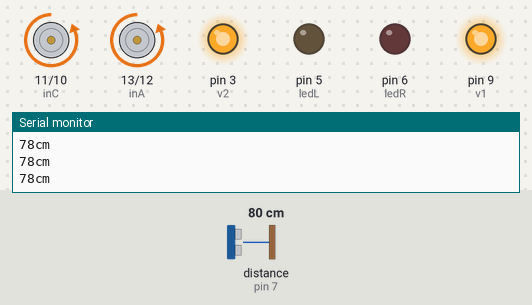
Simulated run of this sketch. Board: Arduino Uno, built with avr-gcc and run on an emulated ATmega328P. Shown: motor-driver pin pairs drawn as motors (green arrow = first pin HIGH = forward, orange = second pin HIGH = backward, longer = more drive), output pins drawn as LEDs (lit = HIGH), the last lines printed to the serial monitor. Wiring (inferred from the names in the program): ultrasonic range finder: trigger pin 8; echo pin 7. Inputs (shaded band) come from the test bench; at power-on: distance to the obstacle (sensor on pin 7) 80 cm. The echo pulse lasts 58.3 µs per cm; pins used as bus, display or sensor lines are not drawn.

Above: at 1.2 s.
1.3 s: distance to the obstacle (sensor on pin 7) set to 18 cm
2.8 s: distance to the obstacle (sensor on pin 7) set to 15 cm
At 3.4 s:
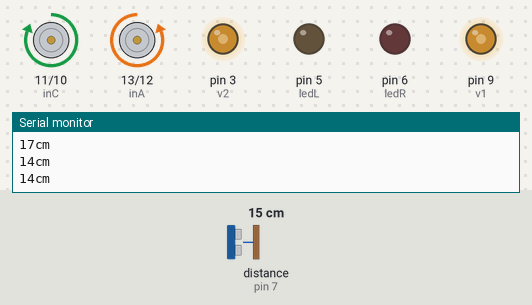
At 4.3 s:
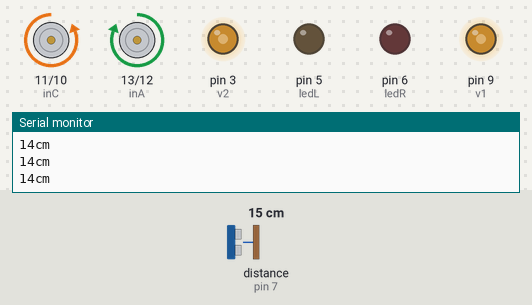
5.8 s: distance to the obstacle (sensor on pin 7) set to 35 cm
At 7.2 s:
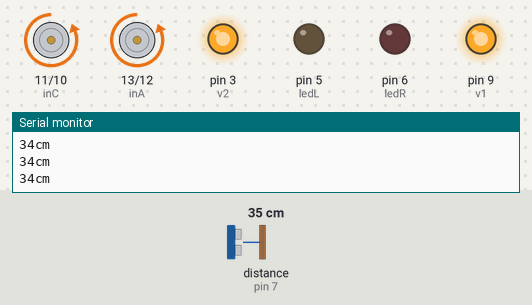
Timing chart, 0 to 8.8 s (numbered marks = the images above; inputs shaded):
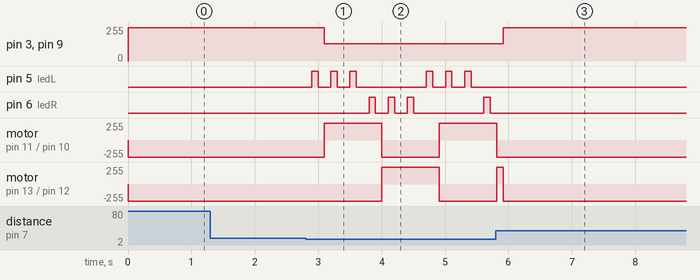

The sketch:

ControlRobotbyUltrasonicSensor.ino
```cpp
const int trig = 8;
const int echo = 7;
int inA=13;
int inB=12;
int inC=11;
int inD=10;
int ledR=6;
int ledL=5;
int v1=9;
int v2=3;
int s1=250;
int s2=130;
char c;
int s=0;
void setup()
{
    Serial.begin(9600);
    pinMode(trig,OUTPUT);
    pinMode(echo,INPUT);
    pinMode(inA, OUTPUT);
pinMode(inB, OUTPUT);
pinMode(inC, OUTPUT);
pinMode(inD, OUTPUT);
pinMode(v1, OUTPUT);
pinMode(v2, OUTPUT);
pinMode(ledR, OUTPUT);
pinMode(ledL, OUTPUT);
}

void loop()
{
    unsigned long duration;
    int distance;


    digitalWrite(trig,0);
    delayMicroseconds(2);
    digitalWrite(trig,1);
    delayMicroseconds(5);
    digitalWrite(trig,0);

    duration = pulseIn(echo,HIGH);
    distance = int(duration/2/29.412);
    if(distance >15 && distance <1000)
    {
      s=0;
      runmotor(1,1,s1);
      runmotor(2,1,s1);
    }
    else if(distance<=15 && distance>0)
    {
      if(s%6<3)
      {
      digitalWrite(ledL, HIGH);
      delay(100);
      digitalWrite(ledL, LOW);
      delay(100);
      runmotor(1,1,s2);
      runmotor(2,-1,s2);
      s++;
      }
      else if(s%6>=3)
      {
      digitalWrite(ledR, HIGH);
      delay(100);
      digitalWrite(ledR, LOW);
      delay(100);
      runmotor(1,-1,s2);
      runmotor(2,1,s2);
      s++;
      }
    }

    Serial.print(distance);
    Serial.println("cm");
    delay(100);
}

void runmotor(int a,int b, int c)
{
  if(a==1&&b==1)
  {
    digitalWrite(inB,HIGH);
    digitalWrite(inA,LOW);
    analogWrite(v1,c);
  }
    if(a==2&&b==1)
  {
    digitalWrite(inD,HIGH);
    digitalWrite(inC,LOW);
    analogWrite(v2,c);

  }
    if(a==1&&b==-1)
  {
    digitalWrite(inB,LOW);
    digitalWrite(inA,HIGH);
    analogWrite(v1,c);
  }
      if(a==2&&b==-1)
  {
    digitalWrite(inD,LOW);
    digitalWrite(inC,HIGH);
    analogWrite(v2,c);
  }
      if(a==1&&b==0)
  {
    digitalWrite(inA, LOW);
    digitalWrite(inB, LOW);
  }
        if(a==2&&b==0)
  {
    digitalWrite(inC, LOW);
    digitalWrite(inD, LOW);
  }
 }
```

Measured:
- the behaviour switches between 17 and 16 cm on distance to the obstacle (sensor on pin 7) (found by bisection; images 0 and 1)
- after the input at 2.8 s, pin 3 (v2): 250/255 → 130/255 after 0.30 s; pin 5 (ledL): LOW → HIGH after 0.10 s, → LOW 0.10 s later, → HIGH 0.20 s later, → LOW 0.10 s later, … (12 changes in this stretch)
- after the input at 5.8 s, pin 3 (v2), pin 9 (v1): 130/255 → 250/255 after 0.11 s; pin 5 (ledL), pin 6 (ledR): stops changing and stays LOW; motor on pin 11 (inC) / pin 10 (inD): goes on until 5.8 s, then stays backward 255/255
